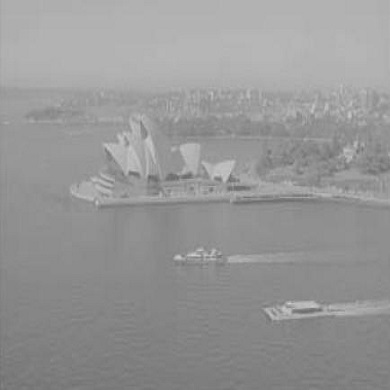
#> input picture testimage.jpg, 390 x 390 px
$ python ImageReader.py
#> lines starting #> are read from the running program, lines starting #| are printed output that depends on the picture
import numpy as np
import matplotlib.pyplot as plt
byte =0;
i = 0;
j = 0;
A= np.zeros((390,390));
fig, (ax1,ax2) = plt.subplots(1, 2)
file = open('./image.txt','r')
#> (reads image.txt from the repository)
for line in file:
    j+=1;
    if(j > 389):
        i+=1;
        j=0;
    for character in line:
        byte = byte*10;
        if(character != '\n'):
            byte = byte +int(character);
        else:
            A[i,j] = byte;
            byte = 0;
B = plt.imread("./testimage.jpg")
#> B is the input picture: shape (390, 390, 3); min 103, max 210, mean 150.6
ax1.imshow(B,cmap='gray');
ax1.set_title("Imagen Original")
ax2.imshow (A,cmap='gray');
ax2.set_title("Imagen Ecualizada")
plt.show();
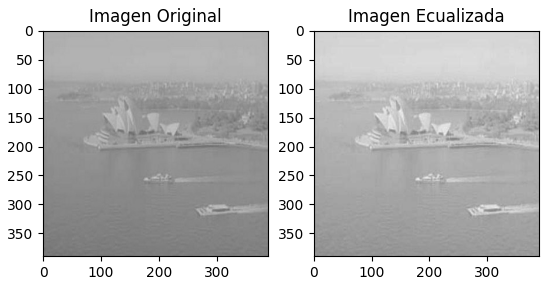
#> figure drawn by matplotlib, 2 panels
